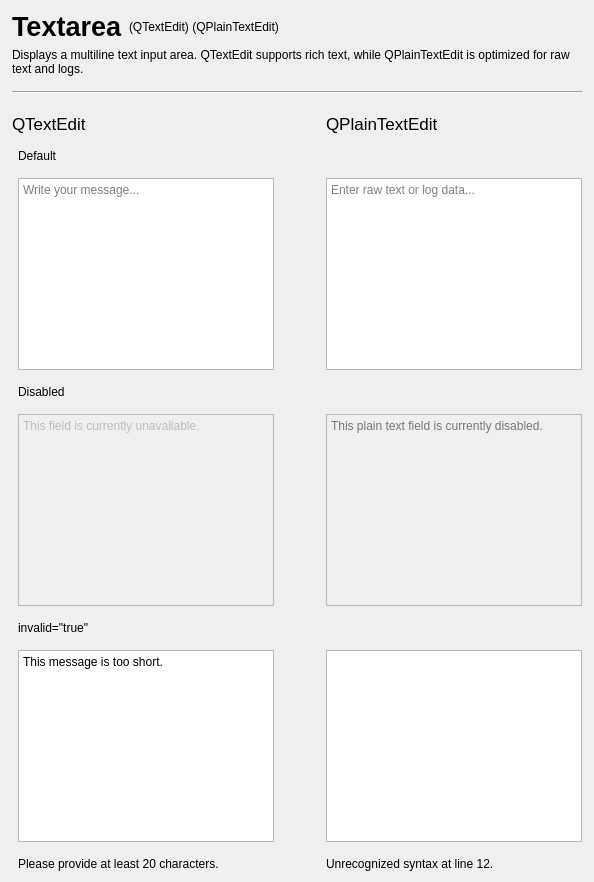
        <widget class="QWidget" name="textarea_page">
         <layout class="QVBoxLayout" name="verticalLayout_27">
          <property name="leftMargin">
           <number>12</number>
          </property>
          <property name="rightMargin">
           <number>12</number>
          </property>
          <item>
           <layout class="QVBoxLayout" name="verticalLayout_26">
            <property name="bottomMargin">
             <number>9</number>
            </property>
            <item>
             <layout class="QHBoxLayout" name="horizontalLayout_31">
              <item>
               <widget class="QLabel" name="label_65">
                <property name="sizePolicy">
                 <sizepolicy hsizetype="Fixed" vsizetype="Preferred">
                  <horstretch>0</horstretch>
                  <verstretch>0</verstretch>
                 </sizepolicy>
                </property>
                <property name="styleSheet">
                 <string notr="true">font-size: 20pt;
font-weight: 600;</string>
                </property>
                <property name="text">
                 <string>Textarea</string>
                </property>
               </widget>
              </item>
              <item>
               <widget class="QLabel" name="label_66">
                <property name="text">
                 <string>(QTextEdit) (QPlainTextEdit)</string>
                </property>
               </widget>
              </item>
             </layout>
            </item>
            <item>
             <widget class="QLabel" name="label_67">
              <property name="text">
               <string>Displays a multiline text input area. QTextEdit supports rich text, while QPlainTextEdit is optimized for raw text and logs.</string>
              </property>
              <property name="wordWrap">
               <bool>true</bool>
              </property>
              <property name="class" stdset="0">
               <string>muted</string>
              </property>
             </widget>
            </item>
           </layout>
          </item>
          <item>
           <widget class="Line" name="line_6">
            <property name="minimumSize">
             <size>
              <width>0</width>
              <height>2</height>
             </size>
            </property>
            <property name="maximumSize">
             <size>
              <width>16777215</width>
              <height>2</height>
             </size>
            </property>
            <property name="orientation">
             <enum>Qt::Orientation::Horizontal</enum>
            </property>
           </widget>
          </item>
          <item>
           <layout class="QGridLayout" name="gridLayout_9">
            <property name="topMargin">
             <number>15</number>
            </property>
            <property name="verticalSpacing">
             <number>15</number>
            </property>
            <item row="4" column="3">
             <widget class="QPlainTextEdit" name="plainTextEdit_4">
              <property name="enabled">
               <bool>false</bool>
              </property>
              <property name="placeholderText">
               <string>This plain text field is currently disabled.</string>
              </property>
             </widget>
            </item>
            <item row="7" column="3">
             <widget class="QLabel" name="label_219">
              <property name="text">
               <string>Unrecognized syntax at line 12.</string>
              </property>
              <property name="invalid" stdset="0">
               <string>true</string>
              </property>
             </widget>
            </item>
            <item row="0" column="3">
             <widget class="QLabel" name="label_60">
              <property name="styleSheet">
               <string notr="true">font-size: 13pt;</string>
              </property>
              <property name="text">
               <string>QPlainTextEdit</string>
              </property>
             </widget>
            </item>
            <item row="2" column="1">
             <widget class="QTextEdit" name="textEdit">
              <property name="placeholderText">
               <string>Write your message...</string>
              </property>
             </widget>
            </item>
            <item row="5" column="1">
             <widget class="QLabel" name="label_69">
              <property name="text">
               <string>invalid=&quot;true&quot;</string>
              </property>
             </widget>
            </item>
            <item row="6" column="1">
             <widget class="QTextEdit" name="textEdit_3">
              <property name="html">
               <string>&lt;!DOCTYPE HTML PUBLIC &quot;-//W3C//DTD HTML 4.0//EN&quot; &quot;http://www.w3.org/TR/REC-html40/strict.dtd&quot;&gt;
&lt;html&gt;&lt;head&gt;&lt;meta name=&quot;qrichtext&quot; content=&quot;1&quot; /&gt;&lt;meta charset=&quot;utf-8&quot; /&gt;&lt;style type=&quot;text/css&quot;&gt;
p, li { white-space: pre-wrap; }
hr { height: 1px; border-width: 0; }
li.unchecked::marker { content: &quot;\2610&quot;; }
li.checked::marker { content: &quot;\2612&quot;; }
&lt;/style&gt;&lt;/head&gt;&lt;body style=&quot; font-family:'Segoe UI'; font-size:9pt; font-weight:400; font-style:normal;&quot;&gt;
&lt;p style=&quot; margin-top:0px; margin-bottom:0px; margin-left:0px; margin-right:0px; -qt-block-indent:0; text-indent:0px;&quot;&gt;&lt;span style=&quot; font-family:'Courier New';&quot;&gt;This message is too short.&lt;/span&gt;&lt;/p&gt;&lt;/body&gt;&lt;/html&gt;</string>
              </property>
              <property name="placeholderText">
               <string>lease provide at least 20 characters.</string>
              </property>
              <property name="invalid" stdset="0">
               <string>true</string>
              </property>
             </widget>
            </item>
            <item row="6" column="3">
             <widget class="QPlainTextEdit" name="plainTextEdit_6">
              <property name="invalid" stdset="0">
               <string>true</string>
              </property>
             </widget>
            </item>
            <item row="3" column="1" colspan="3">
             <widget class="QLabel" name="label_68">
              <property name="text">
               <string>Disabled</string>
              </property>
             </widget>
            </item>
            <item row="0" column="0" colspan="2">
             <widget class="QLabel" name="label_57">
              <property name="styleSheet">
               <string notr="true">font-size: 13pt;</string>
              </property>
              <property name="text">
               <string>QTextEdit</string>
              </property>
             </widget>
            </item>
            <item row="7" column="1">
             <widget class="QLabel" name="label_70">
              <property name="text">
               <string>Please provide at least 20 characters.</string>
              </property>
              <property name="invalid" stdset="0">
               <string>true</string>
              </property>
             </widget>
            </item>
            <item row="1" column="1">
             <widget class="QLabel" name="label_63">
              <property name="text">
               <string>Default</string>
              </property>
             </widget>
            </item>
            <item row="4" column="1">
             <widget class="QTextEdit" name="textEdit_2">
              <property name="enabled">
               <bool>false</bool>
              </property>
              <property name="html">
               <string>&lt;!DOCTYPE HTML PUBLIC &quot;-//W3C//DTD HTML 4.0//EN&quot; &quot;http://www.w3.org/TR/REC-html40/strict.dtd&quot;&gt;
&lt;html&gt;&lt;head&gt;&lt;meta name=&quot;qrichtext&quot; content=&quot;1&quot; /&gt;&lt;meta charset=&quot;utf-8&quot; /&gt;&lt;style type=&quot;text/css&quot;&gt;
p, li { white-space: pre-wrap; }
hr { height: 1px; border-width: 0; }
li.unchecked::marker { content: &quot;\2610&quot;; }
li.checked::marker { content: &quot;\2612&quot;; }
&lt;/style&gt;&lt;/head&gt;&lt;body style=&quot; font-family:'Segoe UI'; font-size:9pt; font-weight:400; font-style:normal;&quot;&gt;
&lt;p style=&quot; margin-top:0px; margin-bottom:0px; margin-left:0px; margin-right:0px; -qt-block-indent:0; text-indent:0px;&quot;&gt;&lt;span style=&quot; font-family:'Courier New';&quot;&gt;This field is currently unavailable.&lt;/span&gt;&lt;/p&gt;&lt;/body&gt;&lt;/html&gt;</string>
              </property>
             </widget>
            </item>
            <item row="2" column="3">
             <widget class="QPlainTextEdit" name="plainTextEdit_5">
              <property name="placeholderText">
               <string>Enter raw text or log data...</string>
              </property>
             </widget>
            </item>
            <item row="0" column="2">
             <spacer name="horizontalSpacer_20">
              <property name="orientation">
               <enum>Qt::Orientation::Horizontal</enum>
              </property>
              <property name="sizeType">
               <enum>QSizePolicy::Policy::Minimum</enum>
              </property>
              <property name="sizeHint" stdset="0">
               <size>
                <width>40</width>
                <height>20</height>
               </size>
              </property>
             </spacer>
            </item>
           </layout>
          </item>
         </layout>
        </widget>
